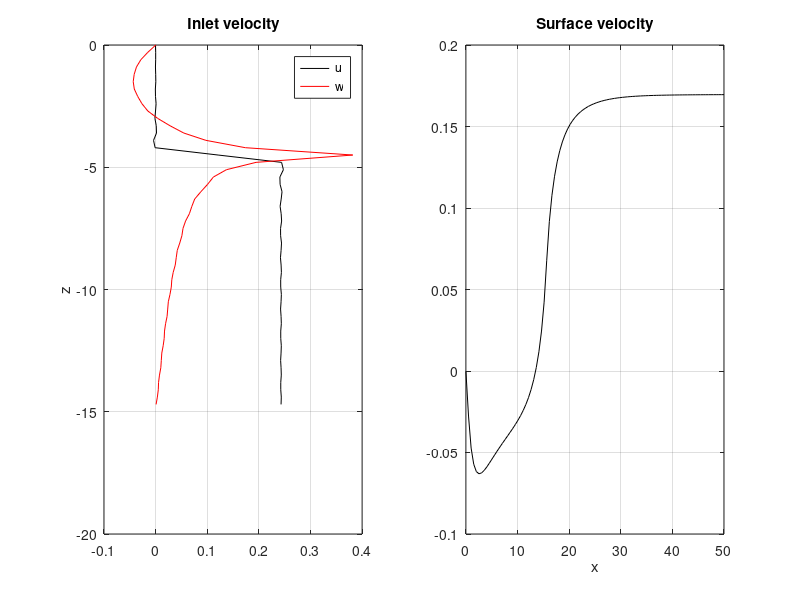
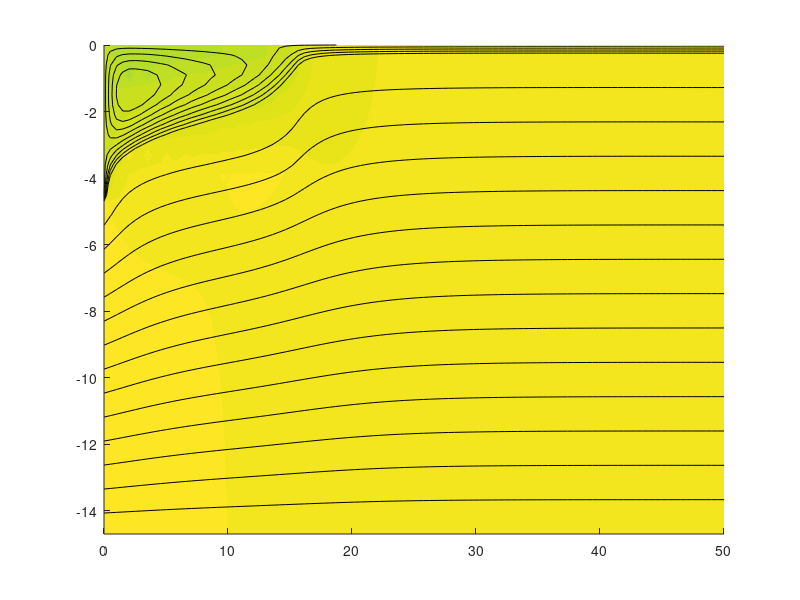

Write MATLAB code to recreate these figures, in order. (Note: this script raises an error after producing the figures.)
clear
close all 

DO_EXPORT = true;
exportPrefix = 'basin_';
exportPath = './HOS_SFo_curr/basinCurrfigures/';

h = 15;
d = 4.5;
L = 50;

% nk = 512;
% % nk = 256;
% nx = 200;
% nz = 100;

nk = 128;
nx = 100;
nz = 50;


U0 = .17;
% VI = .5;
dk = pi/h;
k = shiftdim(1:nk,-1)*dk;

dz = h/nz;
z = (-nz+1:1:0)'*dz;
x = linspace(0,L,nx);

inletType = 'uniform';

Lambda = .5*k*h + .25*sin(2*k*h);
% LambdaS = .5*k*h - .25*sin(2*k*h);
switch inletType
    case 'uniform'
        UI =  U0/(1-d/h);
        Gamma = - UI.*sin(k*d)./k;    
%         GammaS = VI./k.*(cos(k*h)-cos(k*d));
    case 'linear'
        UI = 2*U0./(1-d/h);
        Gamma =  UI.*(cos(k*d)-cos(k*h)-(h-d)*k.*sin(k*d))./(k.^2*(h-d));
    case 'flipLinear'
        UI = 2*U0./(1-d/h);
        Gamma = UI.*(cos(k*h)-cos(k*d))./(k.^2.*(h-d));
end
hphi = -Gamma./Lambda;
% hphi = -Gamma./Lambda -GammaS./LambdaS;





% Current
zeta_j = 8-2.1i ;% object centre
U_j    =  -.55i ;% object strength-- +1:source, -1:sink, 1i:counter-clockwise vortex, -1i ...
patchWidth = 15;
patchHeight = 3.5;
nVortexes = 2*2*[5,20];

% patchWidth = 0;
% patchHeight = 0;
% nVortexes = [1,1];


zzPathch = linspace(0,patchWidth,nVortexes(2))- patchWidth/2 + 1i*(linspace(0,patchHeight,nVortexes(1)).'-patchHeight/2);
% zzPathch( imag(zzPathch)<(real(zzPathch)/patchWidth-.5)*patchHeight+patchHeight/2 )=[];
zzPathch = zeta_j + zzPathch(:).';
U_j = shiftdim(U_j,-1); zzPathch = shiftdim(zzPathch,-1);% ID_j = shiftdim(ID_j,-1);
% zeta_pathch = zeta_pathch + L*shiftdim(-nMirror:nMirror-1,-2);
A_j = .5*U_j.*abs(imag(zeta_j))/numel(zzPathch);
% f00  = @(zz) sum(A_j.*log(zz-zzPathch) + conj(A_j.*log(conj(zz)-zzPathch)),3:4);
% df00 = @(zz) sum(A_j./(zz-zzPathch) + conj(A_j./(conj(zz)-zzPathch)),3:4) ;
f00  = @(zz) sum(A_j.*log(zz-zzPathch) - A_j.*log(zz-conj(zzPathch)),3:4);
df00 = @(zz) sum(A_j./(zz-zzPathch) - A_j./(zz-conj(zzPathch)),3:4) ;
f0 = @(zz) f00(zz)   + f00(-zz);
df0 = @(zz) df00(zz) - df00(-zz);

% repeat entire domain once above and twice below
f = @(zz) f0(zz) + f0(zz+2i*h) + f0(zz-2i*h)  + f0(zz+4i*h);
df = @(zz) df0(zz) + df0(zz+2i*h) + df0(zz-2i*h)  + df0(zz+4i*h);



% g0  = @(zz) sum(A_j.*log(zz-zzPathch),3:4);
% dg0 = @(zz) sum(A_j./(zz-zzPathch),3:4) ;
% g = @(zz) g0(zz)+g0(-zz) + conj(g0(conj(zz))+g0(-conj(zz)));
% dg = @(zz) dg0(zz)-dg0(-zz) + conj(dg0(conj(zz))-dg0(-conj(zz)));


hfu = figure('color','w','position',[1640 694 560 284]);
u_x0 =  sum( -k.*hphi.*cos(k.*z),3 ) + U0 + real(df( 1i*z ));
w_x0 = sum( -k.*hphi.*sin(k.*z),3 ) - imag(df( 1i*z )) ;
subplot(1,2,1);plot(u_x0,z,'k',w_x0,z,'r');legend('u','w');title('Inlet velocity');ylabel('z');grid on
u_z0 =  sum( -k.*hphi.*exp(-k.*x),3 ) + U0 + real(df(x));
subplot(1,2,2);plot(x,u_z0,'k');title('Surface velocity');xlabel('x');grid on

hfc = figure('color','w','position',[242 406 1958 572]); hold on;
psi =  -sum( hphi.*sin(k.*z).*exp(-k.*x),3 ) + z.*U0 + imag(f(x+1i*z));
u =  -sum( k.*hphi.*cos(k.*z).*exp(-k.*x),3 ) + U0 + real(df(x+1i*z));
% [~,hc] = contourf(x,z,u,-.1:.01:.15,'linestyle','none');
[~,hc_u] = contourf(x,z,u,25,'linestyle','none');
phiLims = [min(psi(:)),max(psi(:))];
psi_middle = -phiLims(2);
[~,hc_psi] = contour(x,z,psi,[linspace(phiLims(1),psi_middle,15),linspace(psi_middle,phiLims(2),10)],'k');
caxis(hc_u.LevelList([1,end]))
colorbar;
zq = linspace(-h,0,10); 
u0q =  sum( -k.*hphi.*cos(k.*zq),3 ) + U0 + real(df( 1i*zq ));
w0q =  sum( -k.*hphi.*sin(k.*zq),3 ) - imag(df( 1i*zq )) ;
quiver(0*zq,zq,u0q,w0q,'r')
axis equal 
xlabel('x [m]','fontsize',12)
ylabel('z [m]','fontsize',12)
ylim([-h,0])
plot(zzPathch(:),'.k','MarkerSize',3)


if DO_EXPORT
    if ~isfolder(exportPath), mkdir(exportPath); end
    exportName = sprintf('%s%s_nVort%dx%d_dimVort%gx%g_Uj%g',exportPrefix,inletType,size(nVortexes),patchWidth,patchHeight,abs(U_j)); exportName(exportName=='.')='p';
    savefig(hfu,[exportPath,'/u_',exportName]);
    export_fig(hfu,[exportPath,'/u_',exportName],'-pdf','-png');    
    savefig(hfc,[exportPath,'/',exportName]);
    export_fig(hfc,[exportPath,'/',exportName],'-pdf','-png');
end